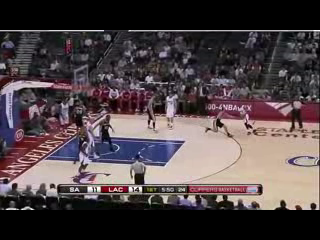
#> input picture frame 8 of videos/ucf101_sample.avi, 320 x 240 px
$ python main.py
#> lines starting #> are read from the running program, lines starting #| are printed output that depends on the picture; after the words box and inside, x2 and y2 are one past the last pixel; in counts of white or black regions, pixels touching at a corner belong together
import cv2
import numpy as np
import matplotlib.pyplot as plt
from collections import defaultdict

video_path = "videos/ucf101_sample.avi"

cap = cv2.VideoCapture(video_path)

if not cap.isOpened():
    print("Error: Could not open video.")
    exit()

ret, old_frame = cap.read()
#> old_frame is the input picture: shape (240, 320, 3); mean B, G, R 71.3, 69, 79.8

if not ret:
    print("Could not read first frame.")
    exit()

height, width = old_frame.shape[:2]
#> height = 240; width = 320

old_gray = cv2.cvtColor(old_frame, cv2.COLOR_BGR2GRAY)
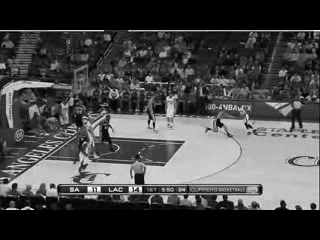
#> old_gray: shape (240, 320); min 0, max 255, mean 72.5

feature_params = dict(
    maxCorners=100,
    qualityLevel=0.3,
    minDistance=7,
    blockSize=7
)

p0 = cv2.goodFeaturesToTrack(
    old_gray,
    mask=None,
    **feature_params
)
#> p0 = 61 rows, first 8: [138, 187], [54, 186], [219, 199], [312, 207], [184, 195], [128, 186], [111, 189], [103, 191]

lk_params = dict(
    winSize=(15, 15),
    maxLevel=2,
    criteria=(
        cv2.TERM_CRITERIA_EPS |
        cv2.TERM_CRITERIA_COUNT,
        10,
        0.03
    )
)

trajectory_mask = np.zeros_like(old_frame)

fourcc = cv2.VideoWriter_fourcc(*"mp4v")

out = cv2.VideoWriter(
    "outputs/tracked_output.mp4",
    fourcc,
    20.0,
    (width, height)
)

object_paths = defaultdict(list)

frame_count = 0
max_frames = 250

while cap.isOpened() and frame_count < max_frames:

    ret, frame = cap.read()
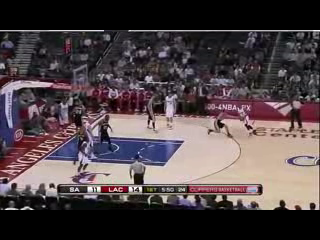
#> input picture frame 9 of videos/ucf101_sample.avi, 320 x 240 px
#> frame is the input picture: shape (240, 320, 3); mean B, G, R 71.5, 69, 80

    if not ret:
        break

    frame_gray = cv2.cvtColor(frame, cv2.COLOR_BGR2GRAY)
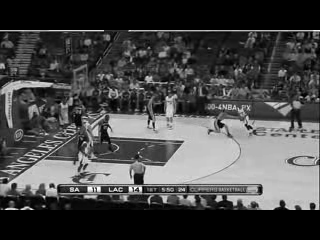
#> frame_gray: shape (240, 320); min 0, max 255, mean 72.6

    p1, st, err = cv2.calcOpticalFlowPyrLK(
        old_gray,
        frame_gray,
        p0,
        None,
        **lk_params
    )
#> p1 = 61 rows, first 8: [137.8, 187], [53.78, 185.8], [218.4, 198.9], [311.3, 207], [183.6, 194.9], [127.8, 186], [110.9, 189], [102.9, 191]; st = 61 values from 1 to 1; err = 61 values, max 23.27 at index 51, min 0.00444 at index 24, mean 8.79

    if p1 is None:
        break

    good_new = p1[st == 1]
#> good_new = 61 pairs, first value 2.33 to 317.4, second value 33.99 to 207
    good_old = p0[st == 1]
#> good_old = 61 pairs, first value 3 to 318, second value 34 to 207

    motion_points = []

    for new, old in zip(good_new, good_old):

        a, b = new.ravel()
        c, d = old.ravel()

        displacement = np.sqrt((a - c) ** 2 + (b - d) ** 2)

        if displacement > 1.5:
            motion_points.append((int(a), int(b)))

            trajectory_mask = cv2.line(
                trajectory_mask,
                (int(a), int(b)),
                (int(c), int(d)),
                (0, 255, 0),
                2
            )

            frame = cv2.circle(
                frame,
                (int(a), int(b)),
                4,
                (0, 0, 255),
                -1
            )
#> this loop made 61 passes
#> (a, b, c, d, displacement) on passes 1 to 12: (137.8, 187, 138, 187, 0.229), (53.78, 185.8, 54, 186, 0.278), (218.4, 198.9, 219, 199, 0.61), (311.3, 207, 312, 207, 0.735), (183.6, 194.9, 184, 195, 0.361), (127.8, 186, 128, 186, 0.225), (110.9, 189, 111, 189, 0.0602), (102.9, 191, 103, 191, 0.113), (143.8, 191.9, 144, 192, 0.177), (75.93, 189, 76, 189, 0.0701), (144.7, 183, 145, 183, 0.308), (87.91, 185.9, 88, 186, 0.113)
#> trajectory_mask: shape (240, 320, 3); every value is 0
#> after the loop, motion_points = []

    motion_mask = np.zeros(
        frame_gray.shape,
        dtype=np.uint8
    )

    for x, y in motion_points:
        cv2.circle(
            motion_mask,
            (x, y),
            8,
            255,
            -1
        )
#> this loop made 0 passes
#> motion_mask: shape (240, 320); every value is 0

    kernel = np.ones((25, 25), np.uint8)

    motion_mask = cv2.dilate(
        motion_mask,
        kernel,
        iterations=1
    )

    contours, _ = cv2.findContours(
        motion_mask,
        cv2.RETR_EXTERNAL,
        cv2.CHAIN_APPROX_SIMPLE
    )
#> contours = []

    object_id = 0

    for contour in contours:

        area = cv2.contourArea(contour)

        if area > 250:

            x, y, w, h = cv2.boundingRect(contour)

            cx = x + w // 2
            cy = y + h // 2

            object_paths[object_id].append((cx, cy))

            cv2.rectangle(
                frame,
                (x, y),
                (x + w, y + h),
                (0, 255, 255),
                2
            )

            cv2.putText(
                frame,
                f"Object {object_id}",
                (x, y - 10),
                cv2.FONT_HERSHEY_SIMPLEX,
                0.6,
                (0, 255, 255),
                2
            )

            object_id += 1
#> after the loop, object_id = 0

    output = cv2.add(frame, trajectory_mask)

    cv2.putText(
        output,
        f"Frame: {frame_count}",
        (10, 25),
        cv2.FONT_HERSHEY_SIMPLEX,
        0.7,
        (255, 255, 255),
        2
    )
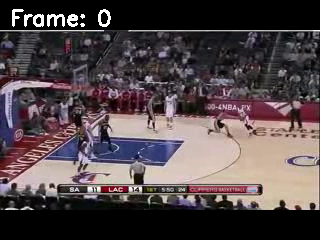
#> output: shape (240, 320, 3); 0.81% of pixels changed, all inside (x1, y1, x2, y2) = (12, 9, 111, 27)

    out.write(output)

    cv2.imshow(
        "Multi-Object Tracking with Optical Flow",
        output
    )

    if frame_count == 75:
        cv2.imwrite(
            "outputs/optical_flow_tracking.png",
            output
        )

    key = cv2.waitKey(30)
#> (key q is pressed here)

    if key == 27 or key == ord("q"):
        break

    old_gray = frame_gray.copy()
    p0 = good_new.reshape(-1, 1, 2)

    if frame_count % 30 == 0 or len(p0) < 40:
        new_features = cv2.goodFeaturesToTrack(
            old_gray,
            mask=None,
            **feature_params
        )

        if new_features is not None:
            p0 = new_features

    frame_count += 1

cap.release()
out.release()
cv2.destroyAllWindows()

print("Tracking complete.")
print("Saved video: outputs/tracked_output.mp4")
print("Saved screenshot: outputs/optical_flow_tracking.png")

plt.figure(figsize=(10, 7))

for obj_id, points in object_paths.items():
    if len(points) > 1:
        xs = [point[0] for point in points]
        ys = [point[1] for point in points]

        plt.plot(
            xs,
            ys,
            marker="o",
            label=f"Object {obj_id}"
        )

plt.title("Multi-Object Trajectory Visualization")
plt.xlabel("X-axis Position in Frame")
plt.ylabel("Y-axis Position in Frame")
plt.gca().invert_yaxis()
plt.grid(True)
plt.legend()

plt.savefig(
    "outputs/trajectory_visualization.png",
    dpi=300,
    bbox_inches="tight"
)

plt.show()

print("Saved trajectory plot: outputs/trajectory_visualization.png")

$ run again, starting later in the video
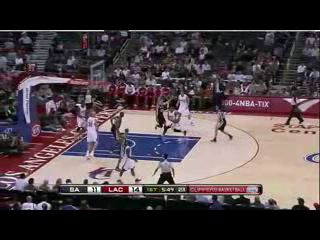
#> input picture frame 40 of videos/ucf101_sample.avi, 320 x 240 px
#> old_frame is the input picture: shape (240, 320, 3); mean B, G, R 70.4, 67.4, 77.9
#> p0 = 100 rows, first 8: [98, 192], [44, 204], [89, 192], [166, 195], [144, 186], [111, 189], [137, 188], [183, 133]
#> p1 = 100 rows, first 8: [98, 192], [46.65, 204.1], [88.99, 192], [168.7, 195], [145.8, 186.1], [111.4, 189], [137.1, 187.9], [181.4, 132.9]; st = 100 values from 1 to 1; err = 100 values, max 46.85 at index 13, min 1.28 at index 2, mean 14.48
#> good_new = 100 pairs, first value 11.59 to 320.6, second value 50.83 to 207.2
#> good_old = 100 pairs, first value 9 to 317, second value 51 to 207
#> the loop `for new, old in zip(good_new, good_old): ` made 100 passes
#> (a, b, c, d, displacement) on passes 1 to 8: (98, 192, 98, 192, 0.0178), (46.65, 204.1, 44, 204, 2.66), (88.99, 192, 89, 192, 0.015), (168.7, 195, 166, 195, 2.74), (145.8, 186.1, 144, 186, 1.82), (111.4, 189, 111, 189, 0.383), (137.1, 187.9, 137, 188, 0.176), (181.4, 132.9, 183, 133, 1.65)
#> after the loop `for new, old in zip(good_new, good_old):`:
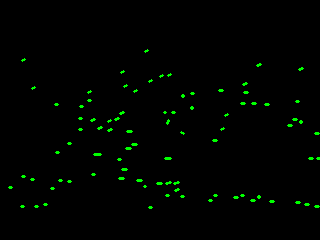
#> trajectory_mask: shape (240, 320, 3); mean of channels 0, 1, 2 0, 3.5, 0; drawn as B, G, R
#> after the loop `for new, old in zip(good_new, good_old):`: motion_points = 85 pairs, first value 11 to 320, second value 50 to 207
#> the loop `for x, y in motion_points:` made 85 passes
#> (x, y) on passes 1 to 8: (46, 204), (168, 195), (145, 186), (181, 132), (170, 182), (168, 120), (70, 181), (183, 196)
#> contours = 1 contour; box (x1, y1, x2, y2) and area: (0, 30, 320, 228) 46267
#> the loop `for contour in contours: ` made 1 pass
#> (area, x, y, w, h, cx, cy, object_id) on pass 1: (46267, 0, 30, 320, 198, 160, 129, 1)
#> after the loop `for contour in contours:`: object_id = 1
#> `cv2.putText( output, f"Frame: {frame_count}", (10, 25), cv2.FONT_HERSH..`:
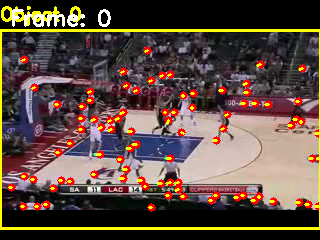
#> output: shape (240, 320, 3); mean B, G, R 65.1, 75.4, 95.2

$ run again, starting later in the video
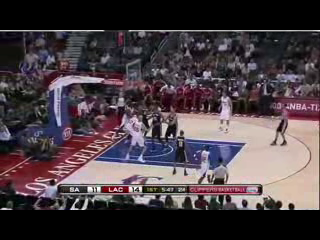
#> input picture frame 71 of videos/ucf101_sample.avi, 320 x 240 px
#> old_frame is the input picture: shape (240, 320, 3); mean B, G, R 68.6, 63.7, 74.4
#> p0 = 55 rows, first 8: [73, 207], [138, 186], [286, 207], [244, 207], [84, 207], [170, 135], [100, 186], [111, 189]
#> p1 = 55 rows, first 8: [72.87, 206.8], [138, 186], [286.6, 207.1], [244.6, 207], [84.02, 206.9], [171, 135], [100, 186], [111, 189]; st = 55 values from 1 to 1; err = 55 values, max 20.43 at index 16, min 0.314 at index 28, mean 7.93
#> good_new = 55 pairs, first value 52.12 to 317, second value 74.9 to 207.2
#> good_old = 55 pairs, first value 52 to 317, second value 75 to 207
#> the loop `for new, old in zip(good_new, good_old): ` made 55 passes
#> (a, b, c, d, displacement) on passes 1 to 8: (72.87, 206.8, 73, 207, 0.216), (138, 186, 138, 186, 0.0485), (286.6, 207.1, 286, 207, 0.561), (244.6, 207, 244, 207, 0.576), (84.02, 206.9, 84, 207, 0.082), (171, 135, 170, 135, 0.979), (100, 186, 100, 186, 0.0162), (111, 189, 111, 189, 0.0412)
#> after the loop `for new, old in zip(good_new, good_old):`: motion_points = [(208, 153)]
#> the loop `for x, y in motion_points:` made 1 pass
#> after the loop `for x, y in motion_points:`:
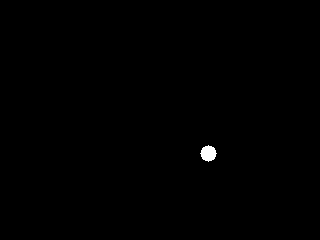
#> motion_mask: shape (240, 320); 0.26% white; 1 white region, box (x1, y1, x2, y2) and area: (200, 145, 217, 162) 197
#> contours = 1 contour; box (x1, y1, x2, y2) and area: (188, 133, 229, 174) 1518
#> the loop `for contour in contours: ` made 1 pass
#> (area, x, y, w, h, cx, cy, object_id) on pass 1: (1518, 188, 133, 41, 41, 208, 153, 1)
#> after the loop `for contour in contours:`: object_id = 1
#> `cv2.putText( output, f"Frame: {frame_count}", (10, 25), cv2.FONT_HERSH..`:
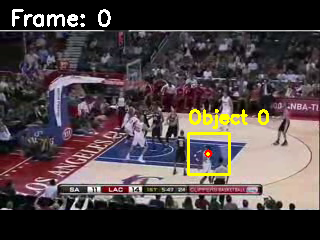
#> output: shape (240, 320, 3); mean B, G, R 68.3, 67.4, 77.7
